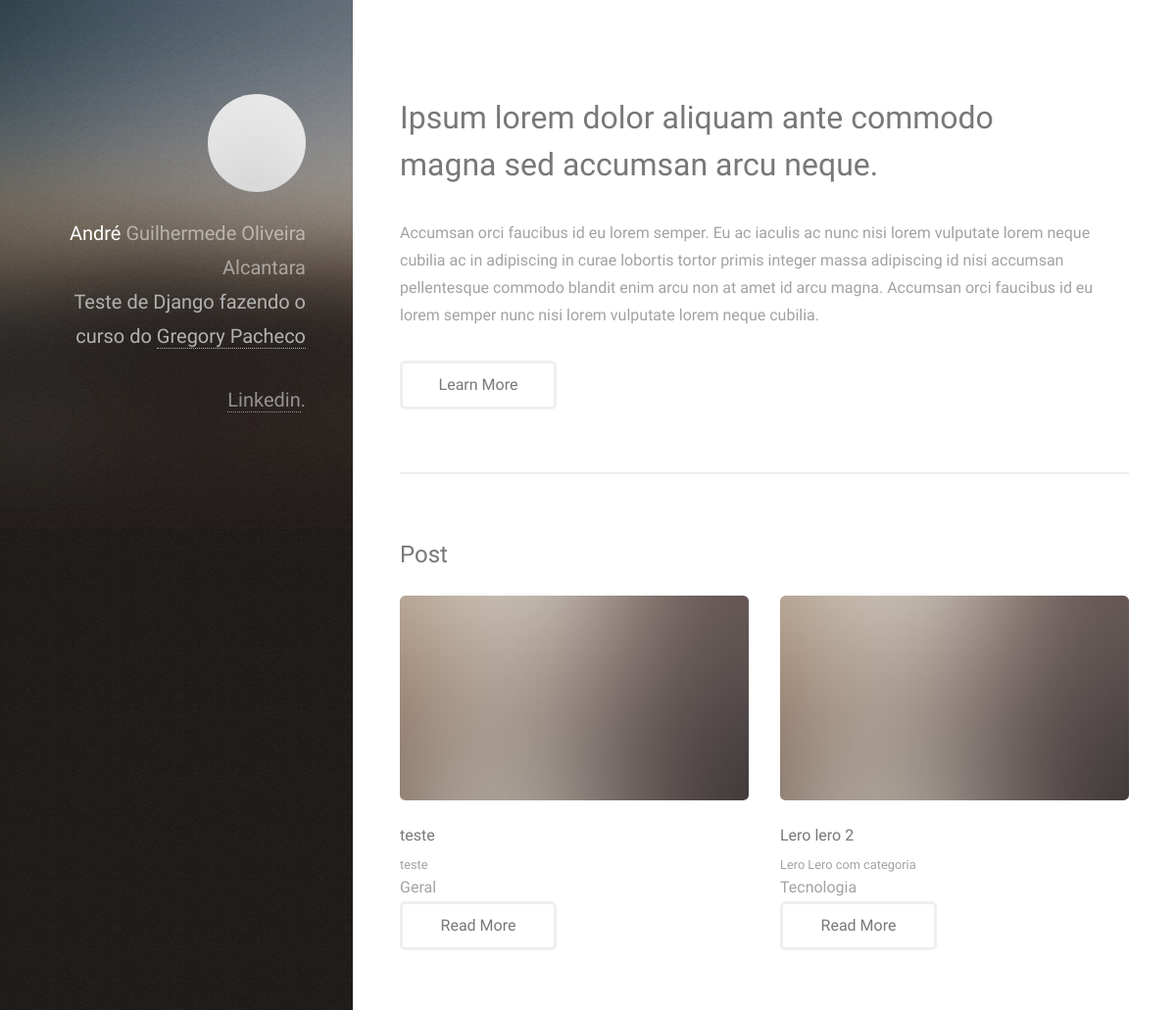
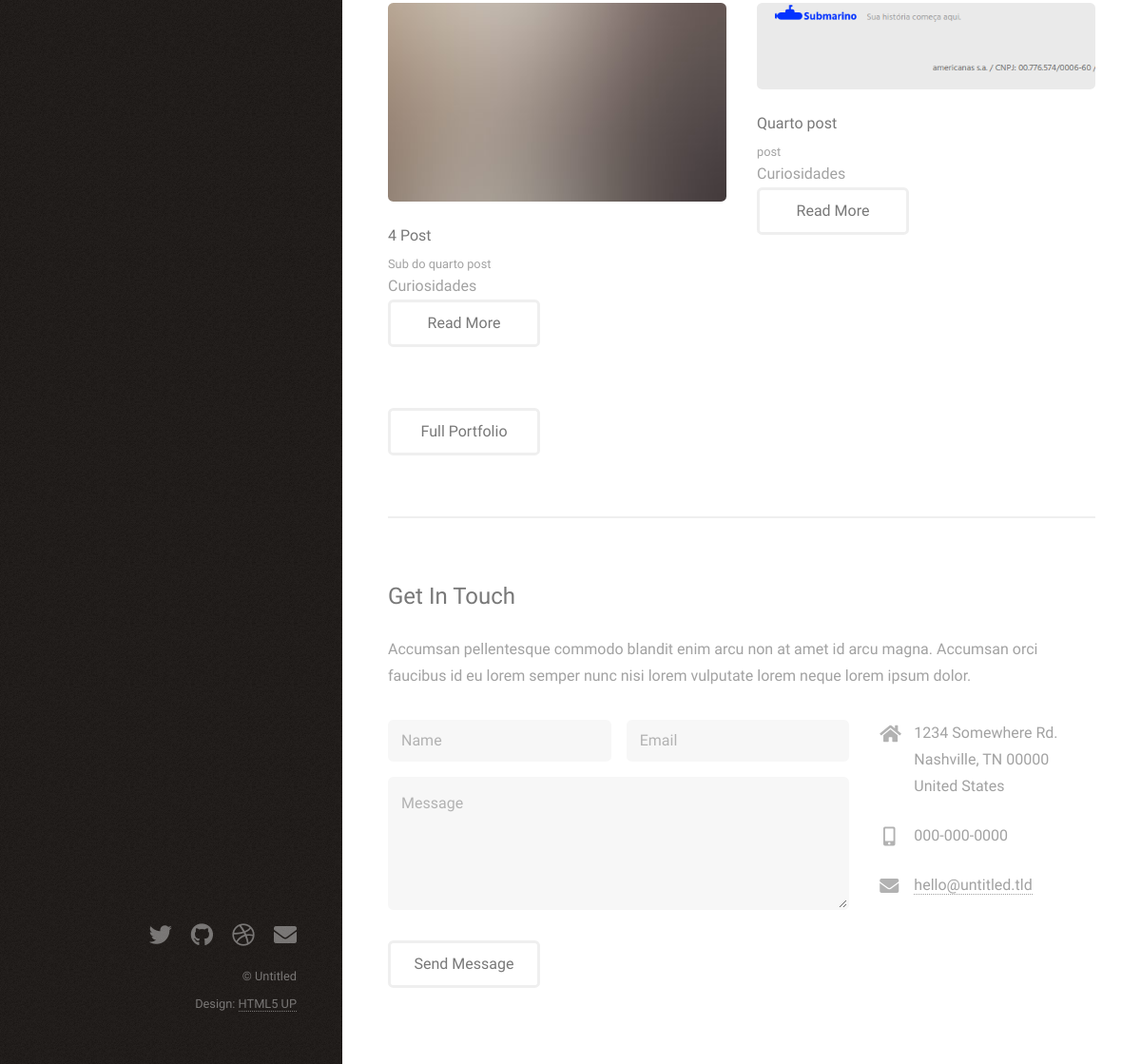
Screenshot of /blog/ with the database file from the repository (2 pictures, top to bottom).
### website/models.py (models this page shows, shortened)
class Post(models.Model):
    title = models.CharField(max_length=100, verbose_name="Titulo")
    sub_title = models.CharField(verbose_name='Sub titulo', max_length=200)
    content = models.TextField(verbose_name="Conteudo")
    category = models.CharField(
        max_length=2,
        choices=Categories.choices,
        default=Categories.GR,
        verbose_name='Categorias',
    )
    approved = models.BooleanField(default=True,
                                   verbose_name="Aprovado"
                                   )
    image_post = models.ImageField(upload_to="posts", null=True, blank=True, verbose_name="Imagem")

### website/views.py (the view)
# urls.py: path('', load_index, name="home_url"),
def load_index(request):
    list_posts = Post.objects.filter(approved=True)
    data = {'posts': list_posts}
    return render(request, 'main/index.html', data)

### website/templates/main/index.html (shortened to what this page needs)
{% extends 'basic.html' %}
{% load static %}
{% block body %}
    <section id="one">
        <header class="major">
            <h2>Ipsum lorem dolor aliquam ante commodo<br/>
                magna sed accumsan arcu neque.</h2>
        </header>
        <p>Accumsan orci faucibus id eu lorem semper. Eu ac iaculis ac nunc nisi lorem vulputate lorem neque cubilia ac
            in adipiscing in curae lobortis tortor primis integer massa adipiscing id nisi accumsan pellentesque commodo
            blandit enim arcu non at amet id arcu magna. Accumsan orci faucibus id eu lorem semper nunc nisi lorem
            vulputate lorem neque cubilia.</p>
        <ul class="actions">
            <li><a href="#" class="button">Learn More</a></li>
        </ul>
    </section>
    <section id="two">
        <h2>Post</h2>
        <div class="row">
            {% for post in posts %}
                <article class="col-6 col-12-xsmall work-item">
                {% if post.image_post %}
                    <img src="{{ post.image_post.url }}" class="image fit thumb" />
                {% else %}
                    <img src="{% static 'images/thumbs/01.jpg' %}" class="image fit thumb"/>
                {% endif %}
                    <h3>{{ post.title }}</h3>
                    <p>{{ post.sub_title }}</p>
                    <span>{{ post.get_category_display }}</span>
                    <ul class="actions">
                        <li><a href="{% url 'post_detail' post.id %}" class="button">Read More</a></li>
                    </ul>
                </article>
            {% endfor %}
        </div>
        <ul class="actions">
            <li><a href="#" class="button">Full Portfolio</a></li>
        </ul>
    </section>
    <section id="three">
        <h2>Get In Touch</h2>
        <p>Accumsan pellentesque commodo blandit enim arcu non at amet id arcu magna. Accumsan orci faucibus id eu lorem semper nunc nisi lorem vulputate lorem neque lorem ipsum dolor.</p>
        <div class="row">
            <div class="col-8 col-12-small">
                <form method="post" action="{% url 'send_form' %}" id="send-message">
                    <div class="row gtr-uniform gtr-50">
                        <div class="col-6 col-12-xsmall"><input type="text" name="name" id="name" placeholder="Name" /></div>
                        <div class="col-6 col-12-xsmall"><input type="email" name="email" id="email" placeholder="Email" /></div>
                        <div class="col-12"><textarea name="message" id="message" placeholder="Message" rows="4"></textarea></div>
                    </div>
                </form>
                <ul class="actions">
                   <li><input type="submit" form="send-message" value="Send Message" /></li>
                </ul>
            </div>
            <div class="col-4 col-12-small">
                <ul class="labeled-icons">
                    <li>
                        <h3 class="icon solid fa-home"><span class="label">Address</span></h3>
                        1234 Somewhere Rd.<br />
                        Nashville, TN 00000<br />
                        United States
                    </li>
                    <li>
                        <h3 class="icon solid fa-mobile-alt"><span class="label">Phone</span></h3>
                        000-000-0000
                    </li>
                    <li>
                        <h3 class="icon solid fa-envelope"><span class="label">Email</span></h3>
                        <a href="#">hello@untitled.tld</a>
                    </li>
                </ul>
            </div>
        </div>
    </section>
{% endblock %}

### website/templates/basic.html (shortened to what this page needs)
{% load static %}
<!DOCTYPE HTML>
<html>
<head>
    <link rel="stylesheet" href="{% static 'assets/css/main.css' %}"/>
</head>
<body class="is-preload">
    <header id="header">
        <div class="inner">
            <a href="#" class="image avatar"><img src="{% static 'images/avatar.jpg' %}" alt=""/></a>
            <h1><strong>André</strong> Guilherme<br/>de Oliveira Alcantara<br/>
                <p>
                    Teste de Django fazendo o curso do <a href="https://www.udemy.com/user/gpzimpacheco/" target="_blank">Gregory
                    Pacheco</a>
                </p>
                <a href="#">Linkedin</a>.
            </h1>
        </div>
    </header>
    <div id="main">
        {% block body %}
        {% endblock %}
    </div>
    <footer id="footer">
        <div class="inner">
            <ul class="icons">
                <li><a href="#" class="icon brands fa-twitter"><span class="label">Twitter</span></a></li>
                <li><a href="#" class="icon brands fa-github"><span class="label">Github</span></a></li>
                <li><a href="#" class="icon brands fa-dribbble"><span class="label">Dribbble</span></a></li>
                <li><a href="#" class="icon solid fa-envelope"><span class="label">Email</span></a></li>
            </ul>
            <ul class="copyright">
                <li>&copy; Untitled</li>
                <li>Design: <a href="http://html5up.net">HTML5 UP</a></li>
            </ul>
        </div>
    </footer>
</body>
</html>

### rows the page displays
Post: title "teste", sub_title "teste", category "Geral"
Post: title "Lero lero 2", sub_title "Lero Lero com categoria", category "Tecnologia"
Post: title "4 Post", sub_title "Sub do quarto post", category "Curiosidades"
Post: image_post (picture), title "Quarto post", sub_title "post", category "Curiosidades"
